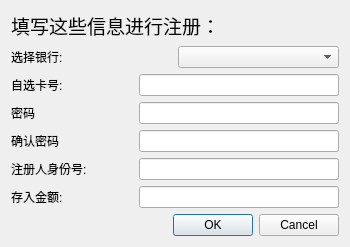
<?xml version="1.0" encoding="UTF-8"?>
<ui version="4.0">
 <class>SignUpDialog</class>
 <widget class="QDialog" name="SignUpDialog">
  <property name="geometry">
   <rect>
    <x>0</x>
    <y>0</y>
    <width>350</width>
    <height>230</height>
   </rect>
  </property>
  <property name="maximumSize">
   <size>
    <width>350</width>
    <height>230</height>
   </size>
  </property>
  <property name="windowTitle">
   <string>注册银行卡</string>
  </property>
  <layout class="QVBoxLayout" name="verticalLayout">
   <item>
    <widget class="QLabel" name="label_5">
     <property name="font">
      <font>
       <family>等线 Light</family>
       <pointsize>14</pointsize>
      </font>
     </property>
     <property name="text">
      <string>填写这些信息进行注册：</string>
     </property>
    </widget>
   </item>
   <item>
    <spacer name="verticalSpacer">
     <property name="orientation">
      <enum>Qt::Vertical</enum>
     </property>
     <property name="sizeHint" stdset="0">
      <size>
       <width>20</width>
       <height>40</height>
      </size>
     </property>
    </spacer>
   </item>
   <item>
    <layout class="QHBoxLayout" name="horizontalLayout">
     <item>
      <widget class="QLabel" name="label">
       <property name="text">
        <string>选择银行:</string>
       </property>
      </widget>
     </item>
     <item>
      <widget class="QComboBox" name="bankSelect"/>
     </item>
    </layout>
   </item>
   <item>
    <layout class="QHBoxLayout" name="horizontalLayout_2">
     <item>
      <widget class="QLabel" name="label_2">
       <property name="text">
        <string>自选卡号:</string>
       </property>
      </widget>
     </item>
     <item>
      <widget class="QLineEdit" name="accountIDIn">
       <property name="sizePolicy">
        <sizepolicy hsizetype="MinimumExpanding" vsizetype="Fixed">
         <horstretch>0</horstretch>
         <verstretch>0</verstretch>
        </sizepolicy>
       </property>
       <property name="maximumSize">
        <size>
         <width>200</width>
         <height>16777215</height>
        </size>
       </property>
      </widget>
     </item>
    </layout>
   </item>
   <item>
    <layout class="QHBoxLayout" name="horizontalLayout_5">
     <item>
      <widget class="QLabel" name="label_6">
       <property name="text">
        <string>密码</string>
       </property>
      </widget>
     </item>
     <item>
      <widget class="QLineEdit" name="pwIn">
       <property name="sizePolicy">
        <sizepolicy hsizetype="MinimumExpanding" vsizetype="Fixed">
         <horstretch>0</horstretch>
         <verstretch>0</verstretch>
        </sizepolicy>
       </property>
       <property name="maximumSize">
        <size>
         <width>200</width>
         <height>16777215</height>
        </size>
       </property>
       <property name="echoMode">
        <enum>QLineEdit::PasswordEchoOnEdit</enum>
       </property>
      </widget>
     </item>
    </layout>
   </item>
   <item>
    <layout class="QHBoxLayout" name="horizontalLayout_6">
     <item>
      <widget class="QLabel" name="label_7">
       <property name="text">
        <string>确认密码</string>
       </property>
      </widget>
     </item>
     <item>
      <widget class="QLineEdit" name="pwIn2">
       <property name="maximumSize">
        <size>
         <width>200</width>
         <height>16777215</height>
        </size>
       </property>
       <property name="echoMode">
        <enum>QLineEdit::PasswordEchoOnEdit</enum>
       </property>
      </widget>
     </item>
    </layout>
   </item>
   <item>
    <layout class="QHBoxLayout" name="horizontalLayout_3">
     <item>
      <widget class="QLabel" name="label_3">
       <property name="text">
        <string>注册人身份号:</string>
       </property>
      </widget>
     </item>
     <item>
      <widget class="QLineEdit" name="ownerIDIn">
       <property name="sizePolicy">
        <sizepolicy hsizetype="MinimumExpanding" vsizetype="Fixed">
         <horstretch>0</horstretch>
         <verstretch>0</verstretch>
        </sizepolicy>
       </property>
       <property name="maximumSize">
        <size>
         <width>200</width>
         <height>16777215</height>
        </size>
       </property>
      </widget>
     </item>
    </layout>
   </item>
   <item>
    <layout class="QHBoxLayout" name="horizontalLayout_4">
     <item>
      <widget class="QLabel" name="label_4">
       <property name="text">
        <string>存入金额:</string>
       </property>
      </widget>
     </item>
     <item>
      <widget class="QLineEdit" name="moneyIn">
       <property name="sizePolicy">
        <sizepolicy hsizetype="MinimumExpanding" vsizetype="Fixed">
         <horstretch>0</horstretch>
         <verstretch>0</verstretch>
        </sizepolicy>
       </property>
       <property name="maximumSize">
        <size>
         <width>200</width>
         <height>16777215</height>
        </size>
       </property>
      </widget>
     </item>
    </layout>
   </item>
   <item>
    <widget class="QDialogButtonBox" name="buttonBox">
     <property name="orientation">
      <enum>Qt::Horizontal</enum>
     </property>
     <property name="standardButtons">
      <set>QDialogButtonBox::Cancel|QDialogButtonBox::Ok</set>
     </property>
    </widget>
   </item>
  </layout>
 </widget>
 <resources/>
 <connections/>
</ui>
